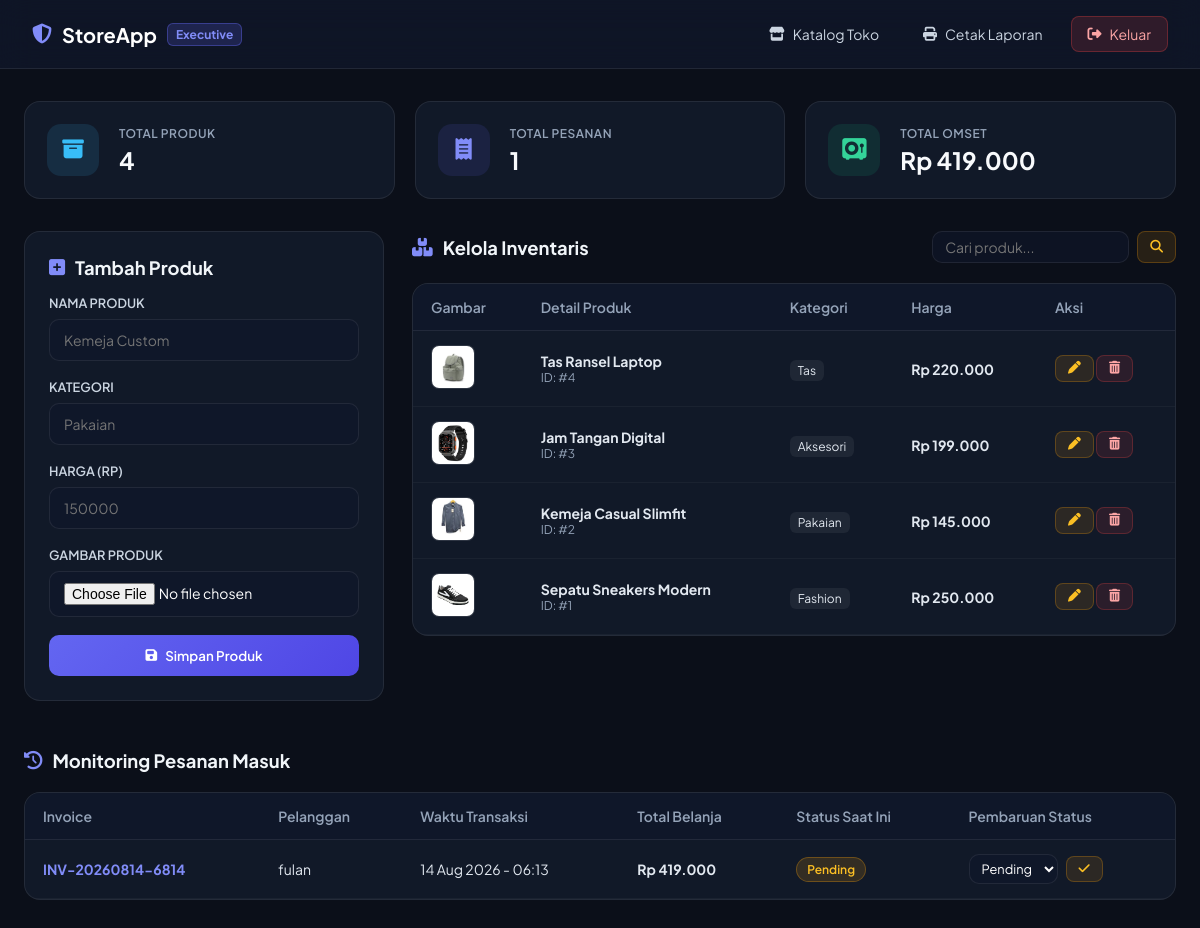
/admin.php (signed in), run on the app's committed database.
### tables this page shows
CREATE TABLE `products` (
  `id` int(11) NOT NULL,
  `nama_produk` varchar(100) NOT NULL,
  `kategori` varchar(50) NOT NULL,
  `harga` int(11) NOT NULL,
  `stok` int(11) NOT NULL DEFAULT 0,
  `deskripsi` text DEFAULT NULL,
  `gambar` varchar(255) DEFAULT NULL,
  `created_at` timestamp NOT NULL DEFAULT current_timestamp()
);

CREATE TABLE `orders` (
  `id` int(11) NOT NULL,
  `user_id` int(11) NOT NULL,
  `kode_invoice` varchar(30) NOT NULL,
  `total_harga` int(11) NOT NULL,
  `status` enum('Pending','Proses','Selesai','Batal') DEFAULT 'Pending',
  `tanggal_order` timestamp NOT NULL DEFAULT current_timestamp()
);

CREATE TABLE `users` (
  `id` int(11) NOT NULL,
  `username` varchar(50) NOT NULL,
  `email` varchar(100) NOT NULL,
  `password` varchar(255) NOT NULL,
  `role` enum('admin','user') DEFAULT 'user',
  `created_at` timestamp NOT NULL DEFAULT current_timestamp()
);

### admin.php (the view, shortened to what this page needs)
<?php
require_once 'config.php';
$search = isset($_GET['search']) ? mysqli_real_escape_string($conn, trim($_GET['search'])) : '';
$where_clause = $search != '' ? "WHERE nama_produk LIKE '%$search%' OR kategori LIKE '%$search%'" : '';
$total_produk_res = mysqli_query($conn, "SELECT COUNT(*) as total FROM products");
$total_produk     = mysqli_fetch_assoc($total_produk_res)['total'] ?? 0;
$total_order_res  = mysqli_query($conn, "SELECT COUNT(*) as total, SUM(total_harga) as omset FROM orders");
$order_stat       = mysqli_fetch_assoc($total_order_res);
$total_orders     = $order_stat['total'] ?? 0;
$total_omset      = $order_stat['omset'] ?? 0;
$products = mysqli_query($conn, "SELECT * FROM products $where_clause ORDER BY id DESC");
$orders   = mysqli_query($conn, "SELECT orders.*, users.username FROM orders JOIN users ON orders.user_id = users.id ORDER BY orders.id DESC");
?>
<!DOCTYPE html>
<html lang="id">
<head>
    <link rel="stylesheet" href="https://cdnjs.cloudflare.com/ajax/libs/font-awesome/6.4.0/css/all.min.css">
</head>
<body>
    <nav class="navbar">
        <a href="admin.php" class="brand">
            <i class="fa-solid fa-shield-halved" style="color: #818cf8;"></i> StoreApp <span class="brand-badge">Executive</span>
        </a>
        <div class="nav-actions">
            <a href="index.php" class="btn-link"><i class="fa-solid fa-store"></i> Katalog Toko</a>
            <button onclick="window.print()" class="btn-link no-print"><i class="fa-solid fa-print"></i> Cetak Laporan</button>
            <a href="logout.php" class="btn-link btn-danger"><i class="fa-solid fa-right-from-bracket"></i> Keluar</a>
        </div>
    </nav>
    <div class="container">
        <div class="stats-grid">
            <div class="stat-card">
                <div class="stat-icon blue"><i class="fa-solid fa-box-archive"></i></div>
                <div>
                    <div class="stat-label">Total Produk</div>
                    <div class="stat-value"><?= number_format($total_produk) ?></div>
                </div>
            </div>
            <div class="stat-card">
                <div class="stat-icon indigo"><i class="fa-solid fa-receipt"></i></div>
                <div>
                    <div class="stat-label">Total Pesanan</div>
                    <div class="stat-value"><?= number_format($total_orders) ?></div>
                </div>
            </div>
            <div class="stat-card">
                <div class="stat-icon emerald"><i class="fa-solid fa-vault"></i></div>
                <div>
                    <div class="stat-label">Total Omset</div>
                    <div class="stat-value">Rp <?= number_format($total_omset, 0, ',', '.') ?></div>
                </div>
            </div>
        </div>
        <div class="grid-main">
            <div>
                <div class="card">
                    <h3 class="section-title"><i class="fa-solid fa-square-plus"></i> Tambah Produk</h3>
                    <form method="POST" enctype="multipart/form-data" style="margin-top: 16px;">
                        <div class="form-group">
                            <label>Nama Produk</label>
                            <input type="text" name="nama_produk" class="form-control" required placeholder="Kemeja Custom">
                        </div>
                        <div class="form-group">
                            <label>Kategori</label>
                            <input type="text" name="kategori" class="form-control" required placeholder="Pakaian">
                        </div>
                        <div class="form-group">
                            <label>Harga (Rp)</label>
                            <input type="number" name="harga" class="form-control" required placeholder="150000">
                        </div>
                        <div class="form-group">
                            <label>Gambar Produk</label>
                            <input type="file" name="gambar" class="form-control" accept="image/*">
                        </div>
                        <button type="submit" class="btn-primary"><i class="fa-solid fa-floppy-disk"></i> Simpan Produk</button>
                    </form>
                </div>
            </div>
            <div>
                <div class="section-header">
                    <h3 class="section-title"><i class="fa-solid fa-boxes-stacked"></i> Kelola Inventaris</h3>
                    <form method="GET" style="display: flex; gap: 8px;">
                        <input type="text" name="search" class="form-control" placeholder="Cari produk..." value="<?= htmlspecialchars($search) ?>" style="padding: 6px 12px;">
                        <button type="submit" class="btn-action edit"><i class="fa-solid fa-magnifying-glass"></i></button>
                    </form>
                </div>
                <div class="table-responsive">
                    <table>
                        <thead>
                            <tr>
                                <th>Gambar</th>
                                <th>Detail Produk</th>
                                <th>Kategori</th>
                                <th>Harga</th>
                                <th>Aksi</th>
                            </tr>
                        </thead>
                        <tbody>
                            <?php if ($products && mysqli_num_rows($products) > 0): ?>
                                <?php while ($p = mysqli_fetch_assoc($products)): ?>
                                    <tr>
                                        <td>
                                            <?php if (!empty($p['gambar']) && file_exists('uploads/' . $p['gambar'])): ?>
                                                <img src="uploads/<?= htmlspecialchars($p['gambar']) ?>" class="thumb" alt="Preview">
                                            <?php else: ?>
                                                <div class="thumb-empty"><i class="fa-solid fa-image"></i></div>
                                            <?php endif; ?>
                                        </td>
                                        <td>
                                            <strong><?= htmlspecialchars($p['nama_produk']) ?></strong>
                                            <div style="font-size: 0.75rem; color: var(--text-sub);">ID: #<?= $p['id'] ?></div>
                                        </td>
                                        <td><span style="background: rgba(255,255,255,0.06); padding: 3px 8px; border-radius: 6px; font-size: 0.75rem;"><?= htmlspecialchars($p['kategori']) ?></span></td>
                                        <td><strong>Rp <?= number_format($p['harga'], 0, ',', '.') ?></strong></td>
                                        <td>
                                            <button class="btn-action edit" onclick="openEditModal(<?= $p['id'] ?>, '<?= htmlspecialchars($p['nama_produk'], ENT_QUOTES) ?>', '<?= htmlspecialchars($p['kategori'], ENT_QUOTES) ?>', <?= $p['harga'] ?>)">
                                                <i class="fa-solid fa-pen"></i>
                                            </button>
                                            <a href="admin.php?delete_product=<?= $p['id'] ?>" class="btn-action delete" onclick="return confirm('Apakah Anda yakin ingin menghapus produk ini?')">
                                                <i class="fa-solid fa-trash-can"></i>
                                            </a>
                                        </td>
                                    </tr>
                                <?php endwhile; ?>
                            <?php else: ?>
                                <tr><td colspan="5" style="text-align:center; color: var(--text-sub); padding: 24px;">Tidak ada data produk ditemukan.</td></tr>
                            <?php endif; ?>
                        </tbody>
                    </table>
                </div>
            </div>
        </div>
        <div style="margin-top: 48px;">
            <div class="section-header">
                <h3 class="section-title"><i class="fa-solid fa-clock-rotate-left"></i> Monitoring Pesanan Masuk</h3>
            </div>
            <div class="table-responsive">
                <table>
                    <thead>
                        <tr>
                            <th>Invoice</th>
                            <th>Pelanggan</th>
                            <th>Waktu Transaksi</th>
                            <th>Total Belanja</th>
                            <th>Status Saat Ini</th>
                            <th>Pembaruan Status</th>
                        </tr>
                    </thead>
                    <tbody>
                        <?php if ($orders && mysqli_num_rows($orders) > 0): ?>
                            <?php while ($o = mysqli_fetch_assoc($orders)): ?>
                                <tr>
                                    <td><strong style="color: #818cf8;"><?= htmlspecialchars($o['kode_invoice']) ?></strong></td>
                                    <td><?= htmlspecialchars($o['username']) ?></td>
                                    <td><?= !empty($o['tanggal_order']) ? date("d M Y - H:i", strtotime($o['tanggal_order'])) : '-' ?></td>
                                    <td><strong>Rp <?= number_format($o['total_harga'], 0, ',', '.') ?></strong></td>
                                    <td>
                                        <span class="badge status-<?= htmlspecialchars($o['status']) ?>">
                                            <?= htmlspecialchars($o['status']) ?>
                                        </span>
                                    </td>
                                    <td>
                                        <form method="POST" style="display: flex; gap: 8px; align-items: center;" class="no-print">
                                            <select name="status" class="form-control" style="padding: 5px 8px; font-size: 0.8rem; width: auto;">
                                                <option value="Pending" <?= $o['status'] === 'Pending' ? 'selected' : '' ?>>Pending</option>
                                            </select>
                                            <button type="submit" class="btn-action edit"><i class="fa-solid fa-check"></i></button>
                                        </form>
                                    </td>
                                </tr>
                            <?php endwhile; ?>
                        <?php else: ?>
                            <tr><td colspan="6" style="text-align:center; color: var(--text-sub); padding: 24px;">Belum ada pesanan yang masuk.</td></tr>
                        <?php endif; ?>
                    </tbody>
                </table>
            </div>
        </div>
    </div>
</body>
</html>

### data on the page
products: gambar (picture), nama_produk "Tas Ransel Laptop", id "4", kategori "Tas", harga "220.000"
products: gambar (picture), nama_produk "Jam Tangan Digital", id "3", kategori "Aksesori", harga "199.000"
products: gambar (picture), nama_produk "Kemeja Casual Slimfit", id "2", kategori "Pakaian", harga "145.000"
products: gambar (picture), nama_produk "Sepatu Sneakers Modern", id "1", kategori "Fashion", harga "250.000"
orders: kode_invoice "INV-20260814-6814", user.username "fulan", tanggal_order "14 Aug 2026 - 06:13", total_harga "419.000", status "Pending"

### other printed values
$total_produk "4"
$total_orders "1"
$total_omset "419.000"
